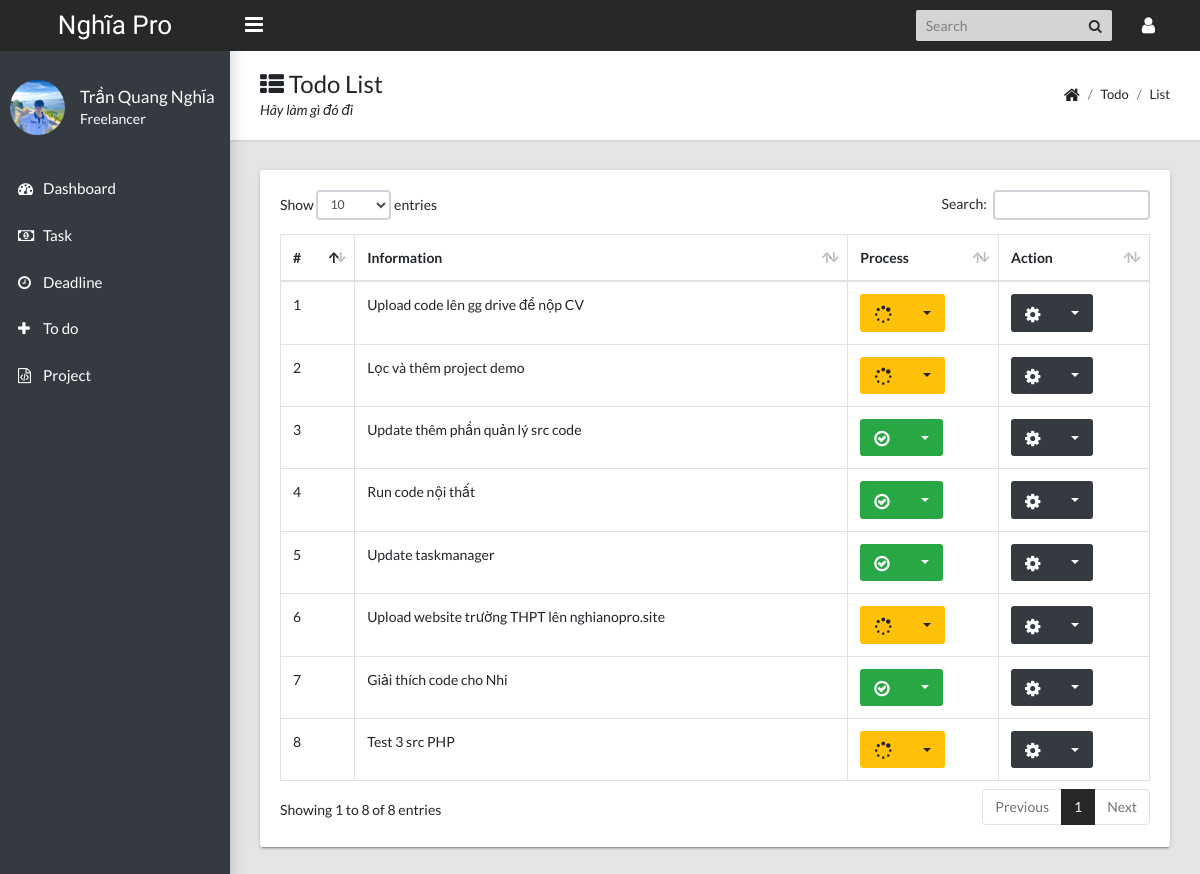
The app's page /views/show-todo.php with its own data.
### tables this page shows
CREATE TABLE `todo` (
  `id` int(11) NOT NULL,
  `information` varchar(200) NOT NULL,
  `process` int(11) NOT NULL
);

### views/show-todo.php (the view, shortened to what this page needs)
<!DOCTYPE html>
<html lang="en">
  <head>
    <link rel="stylesheet" type="text/css" href="css/main.css">
    <link rel="stylesheet" type="text/css" href="https://maxcdn.bootstrapcdn.com/font-awesome/4.7.0/css/font-awesome.min.css">
    <link rel="stylesheet" href="css/fix.css">
  </head>
  <body class="app sidebar-mini rtl">
    <?php include './includes/header.php' ?>
    <main class="app-content">
      <div class="app-title">
        <div>
          <h1><i class="fa fa-th-list"></i> Todo List</h1>
          <p>Hãy làm gì đó đi</p>
        </div>
        <ul class="app-breadcrumb breadcrumb side">
          <li class="breadcrumb-item"><i class="fa fa-home fa-lg"></i></li>
          <li class="breadcrumb-item">Todo</li>
          <li class="breadcrumb-item active"><a href="#">List</a></li>
        </ul>
      </div>
      <div class="row">
        <div class="col-md-12">
          <div class="tile">
            <div class="tile-body">
              <table class="table table-hover table-bordered" id="sampleTable">
                <thead>
                  <tr>
                    <th>#</th>
                    <th>Information</th>
                    <th>Process</th>
                    <th>Action</th>
                  </tr>
                </thead>
                <tbody>
                  <?php
                  include './includes/model.php';
                  $stmt = $conn->prepare("SELECT * FROM todo ORDER BY id DESC");
                  $stmt->execute();
                  $result = $stmt->get_result();
                  $stt = 1;
                  while ($row = $result->fetch_assoc()) :
                    ?>
                    <tr>
                        <td><?= $stt ?></td>
                        <td><?= $row['information'] ?></td>
                        <td>
                        <div class="btn-group" role="group" aria-label="Button group with nested dropdown">
                            <button class="btn btn-<?= translateProcessClass($row['process']) ?>" type="button"><?= translateProcess($row['process']) ?></button>
                            <div class="btn-group" role="group">
                            <button class="btn btn-<?= translateProcessClass($row['process']) ?> dropdown-toggle" id="btnGroupDrop1" type="button" data-toggle="dropdown" aria-haspopup="true" aria-expanded="false"></button>
                            </div>
                        </div>
                        </td>
                        <td>
                        <div class="btn-group" role="group" aria-label="Button group with nested dropdown">
                            <button class="btn btn-dark" type="button"><i style="font-size: 18px;" class="fa fa-cog" aria-hidden="true"></i></button>
                            <div class="btn-group" role="group">
                            <button class="btn btn-dark dropdown-toggle" id="btnGroupDrop1" type="button" data-toggle="dropdown" aria-haspopup="true" aria-expanded="false"></button>
                            </div>
                        </div>
                        </td>
                    </tr>
                    <?php
                    $stt ++;
                  endwhile;
                  ?>
                </tbody>
              </table>
            </div>
          </div>
        </div>
      </div>
    </main>
  </body>
</html>

### views/includes/model.php (shortened to what this page needs)
<?php
function translateProcess($process){
    if($process == 1){
        return "<i style='font-size: 18px;' class='icon fa fa-spinner fa-3x'></i>";
    }
    if($process == 2){
        return "<i style='font-size: 18px;' class='icon fa fa-check-circle-o fa-3x'></i>";
    }
}
function translateProcessClass($process){
    if($process == 1){
        return "warning";
    }
    if($process == 2){
        return "success";
    }
}

### records on screen
todo: information "Upload code lên gg drive để nộp CV", process 1 (drawn)
todo: information "Lọc và thêm project demo", process 1 (drawn)
todo: information "Update thêm phần quản lý src code", process 2 (drawn)
todo: information "Run code nội thất", process 2 (drawn)
todo: information "Update taskmanager", process 2 (drawn)
todo: information "Upload website trường THPT lên nghianopro.site", process 1 (drawn)
todo: information "Giải thích code cho Nhi", process 2 (drawn)
todo: information "Test 3 src PHP", process 1 (drawn)

### other values on screen
USERNAME "Trần Quang Nghĩa"
JOB "Freelancer"
